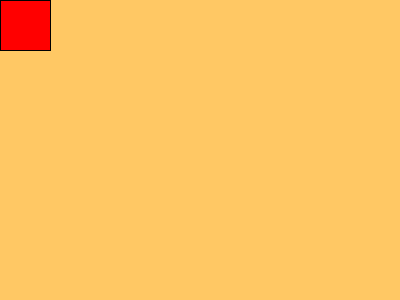
Frame 1 (no input)
Frame 60 (the mouse pressed at the canvas centre just before this capture): identical to frame 1, image omitted
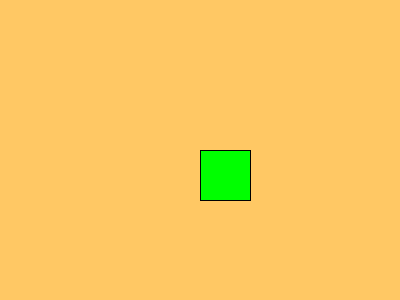
Frame 120 (the mouse held since frame 60 and released just before this capture)

The Processing sketch that drew these frames (run headless with seeded random() and noise(); from frame 60 on, the mouse is pressed at the canvas centre):

// Processing sketch: iterativeSquare_pde
// ── iterativeSquare_pde.pde
void setup(){
size(400,300);
}

void draw(){

  background(255,200,100);
  if(mouseX< width/2){
    fill(255,0,0);
    rect(mouseX,mouseY,50,50);
  }
  else{
  fill(0,255,0);
  rect(mouseX,mouseY,50,50);
  }

}
